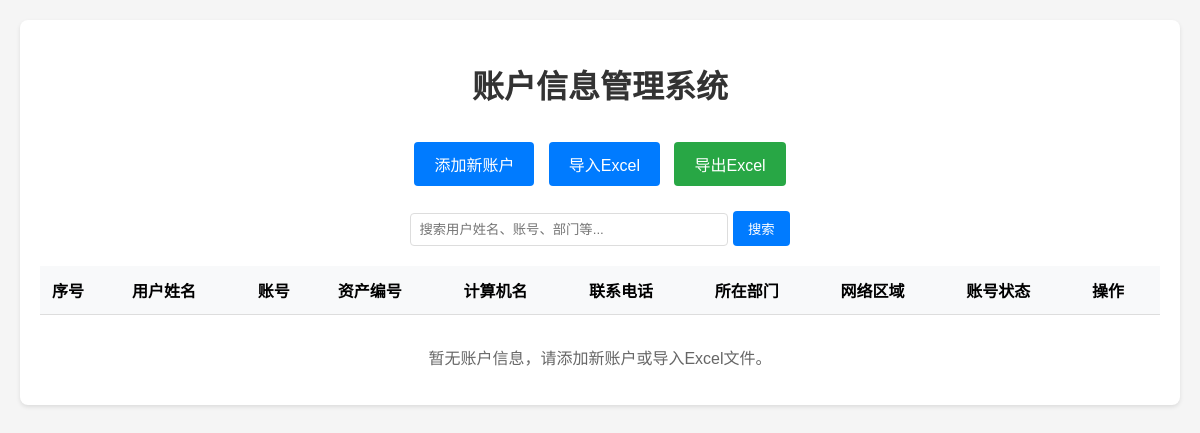
Before: / with the older database file.
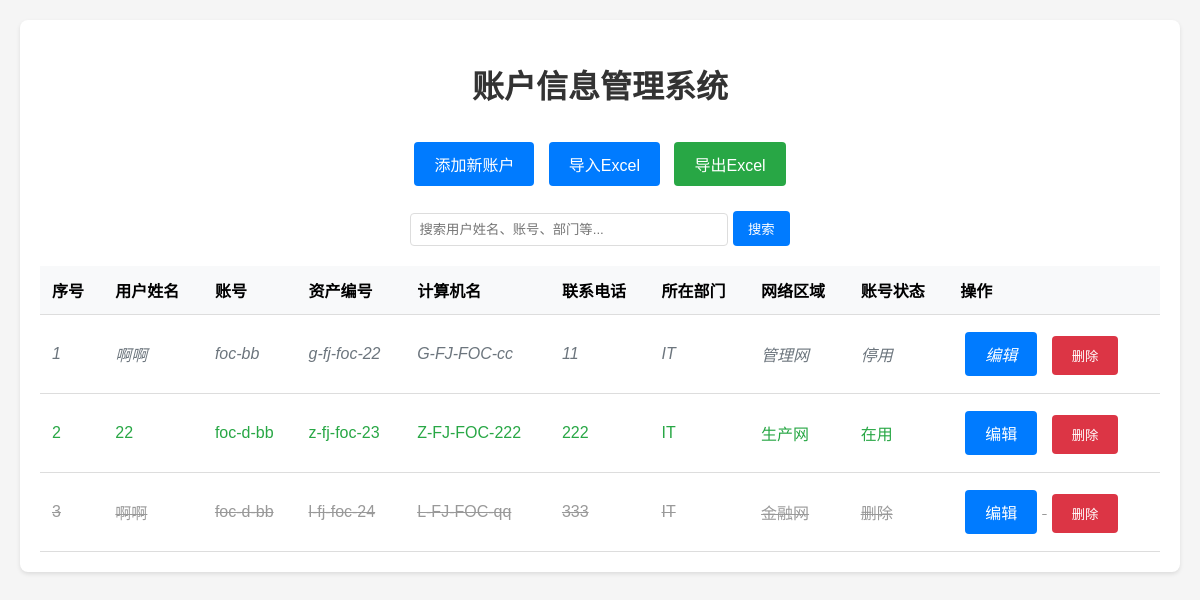
After: the same page with the newer database file.
### tables this page shows
CREATE TABLE accounts (
            id INTEGER PRIMARY KEY AUTOINCREMENT,
            user_name TEXT NOT NULL,
            account_number TEXT,
            asset_number TEXT,
            computer_name TEXT,
            phone_number TEXT,
            department TEXT
        , network_area TEXT DEFAULT "生产网", account_status TEXT DEFAULT "在用");

### app.py (the view)
@app.route('/')
def index():
    conn = get_db_connection()
    accounts = conn.execute('SELECT * FROM accounts ORDER BY id').fetchall()
    conn.close()
    return render_template('index.html', accounts=accounts)

### app.py (called while the page is built)
def get_db_connection():
    conn = sqlite3.connect(DATABASE)
    conn.row_factory = sqlite3.Row  # This enables column access by name
    return conn

### templates/index.html (shortened to what this page needs)
<!DOCTYPE html>
<html lang="zh-CN">
<head>
</head>
<body>
    <div class="container">
        <h1>账户信息管理系统</h1>
        <div class="controls">
            <a href="{{ url_for('add_account') }}" class="btn">添加新账户</a>
            <a href="{{ url_for('import_excel') }}" class="btn">导入Excel</a>
            <a href="{{ url_for('export') }}" class="btn btn-success">导出Excel</a>
        </div>
        <div class="search-box">
            <input type="text" id="searchInput" placeholder="搜索用户姓名、账号、部门等...">
            <button onclick="searchTable()">搜索</button>
        </div>
        <table id="accountsTable">
            <thead>
                <tr>
                    <th>序号</th>
                    <th>用户姓名</th>
                    <th>账号</th>
                    <th>资产编号</th>
                    <th>计算机名</th>
                    <th>联系电话</th>
                    <th>所在部门</th>
                    <th>网络区域</th>
                    <th>账号状态</th>
                    <th>操作</th>
                </tr>
            </thead>
            <tbody>
                {% for account in accounts %}
                {% set status = account['account_status'] or '在用' %}
                <tr class="{{ 'status-deleted' if status == '删除' else 'status-disabled' if status == '停用' else 'status-active' }}">
                    <td>{{ loop.index }}</td>
                    <td>{{ account['user_name'] or '' }}</td>
                    <td>{{ account['account_number'] or '' }}</td>
                    <td>{{ account['asset_number'] or '' }}</td>
                    <td>{{ account['computer_name'] or '' }}</td>
                    <td>{{ account['phone_number'] or '' }}</td>
                    <td>{{ account['department'] or '' }}</td>
                    <td>{{ account['network_area'] or '生产网' }}</td>
                    <td>{{ status }}</td>
                    <td class="actions">
                        <a href="{{ url_for('edit_account', id=account['id']) }}" class="btn">编辑</a>
                        <button type="button" class="btn btn-danger" onclick="return confirmAndDelete({{ account['id'] }})">删除</button>
                    </td>
                </tr>
                {% endfor %}
            </tbody>
        </table>
        {% if not accounts %}
        <p style="text-align: center; color: #666; margin-top: 30px;">暂无账户信息，请添加新账户或导入Excel文件。</p>
        {% endif %}
    </div>
</body>
</html>

### templates/index.html (style rules this page uses)
body { font-family: Arial, sans-serif; margin: 20px; background-color: #f5f5f5; }
.container { max-width: 1200px; margin: 0 auto; background-color: white; padding: 20px; border-radius: 8px; box-shadow: 0 2px 4px rgba(0,0,0,0.1); }
h1 { color: #333; text-align: center; margin-bottom: 30px; }
.controls { margin-bottom: 20px; text-align: center; }
.btn { display: inline-block; padding: 10px 20px; margin: 5px; background-color: #007bff; color: white; text-decoration: none; border-radius: 4px; border: none; cursor: pointer; }
.btn-danger { background-color: #dc3545; }
.btn-success { background-color: #28a745; }
table { width: 100%; border-collapse: collapse; margin-top: 20px; }
th, td { padding: 12px; text-align: left; border-bottom: 1px solid #ddd; }
th { background-color: #f8f9fa; font-weight: bold; }
.status-deleted { text-decoration: line-through; color: #999; }
.status-disabled { color: #6c757d; font-style: italic; }
.status-active { color: #28a745; }
.actions { white-space: nowrap; }
.search-box { margin-bottom: 20px; text-align: center; }
.search-box input { padding: 8px; width: 300px; border: 1px solid #ddd; border-radius: 4px; }
.search-box button { padding: 8px 15px; background-color: #007bff; color: white; border: none; border-radius: 4px; cursor: pointer; }

Changed rows visible on the page:
added accounts: user_name "啊啊", account_number "foc-bb", asset_number "g-fj-foc-22", computer_name "G-FJ-FOC-cc", phone_number "11", department "IT", network_area "管理网", account_status "停用"
added accounts: user_name "22", account_number "foc-d-bb", asset_number "z-fj-foc-23", computer_name "Z-FJ-FOC-222", phone_number "222", department "IT", network_area "生产网", account_status "在用"
added accounts: user_name "啊啊", account_number "foc-d-bb", asset_number "l-fj-foc-24", computer_name "L-FJ-FOC-qq", phone_number "333", department "IT", network_area "金融网", account_status "删除"
Other visible differences:
text no longer shown: "暂无账户信息，请添加新账户或导入Excel文件。"
